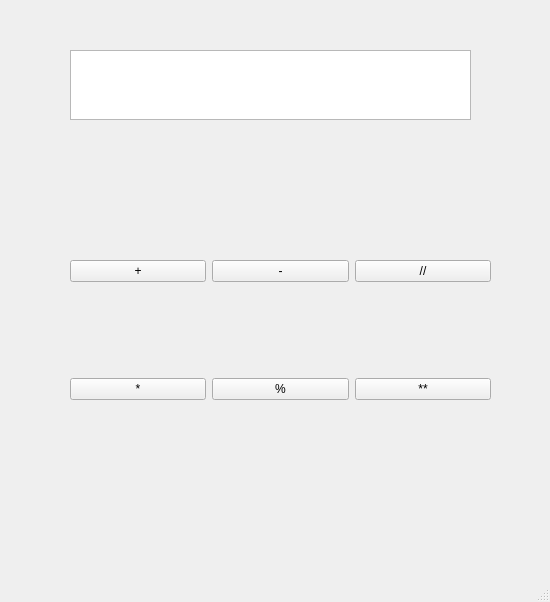
<?xml version="1.0" encoding="UTF-8"?>
<ui version="4.0">
 <class>MainWindow</class>
 <widget class="QMainWindow" name="MainWindow">
  <property name="geometry">
   <rect>
    <x>0</x>
    <y>0</y>
    <width>550</width>
    <height>602</height>
   </rect>
  </property>
  <property name="windowTitle">
   <string>MainWindow</string>
  </property>
  <widget class="QWidget" name="centralwidget">
   <widget class="QTextEdit" name="textEdit">
    <property name="geometry">
     <rect>
      <x>70</x>
      <y>50</y>
      <width>401</width>
      <height>70</height>
     </rect>
    </property>
   </widget>
   <widget class="QWidget" name="gridLayoutWidget">
    <property name="geometry">
     <rect>
      <x>70</x>
      <y>170</y>
      <width>421</width>
      <height>321</height>
     </rect>
    </property>
    <layout class="QGridLayout" name="gridLayout">
     <item row="1" column="0">
      <widget class="QPushButton" name="pushButton_4">
       <property name="text">
        <string>*</string>
       </property>
      </widget>
     </item>
     <item row="0" column="2">
      <widget class="QPushButton" name="pushButton_3">
       <property name="text">
        <string>//</string>
       </property>
      </widget>
     </item>
     <item row="1" column="2">
      <widget class="QPushButton" name="pushButton_6">
       <property name="text">
        <string>**</string>
       </property>
      </widget>
     </item>
     <item row="1" column="1">
      <widget class="QPushButton" name="pushButton_5">
       <property name="text">
        <string>%</string>
       </property>
      </widget>
     </item>
     <item row="0" column="1">
      <widget class="QPushButton" name="pushButton">
       <property name="text">
        <string>-</string>
       </property>
      </widget>
     </item>
     <item row="0" column="0">
      <widget class="QPushButton" name="pushButton_2">
       <property name="text">
        <string>+</string>
       </property>
      </widget>
     </item>
    </layout>
   </widget>
  </widget>
  <widget class="QMenuBar" name="menubar">
   <property name="geometry">
    <rect>
     <x>0</x>
     <y>0</y>
     <width>550</width>
     <height>22</height>
    </rect>
   </property>
  </widget>
  <widget class="QStatusBar" name="statusbar"/>
 </widget>
 <resources/>
 <connections/>
</ui>
